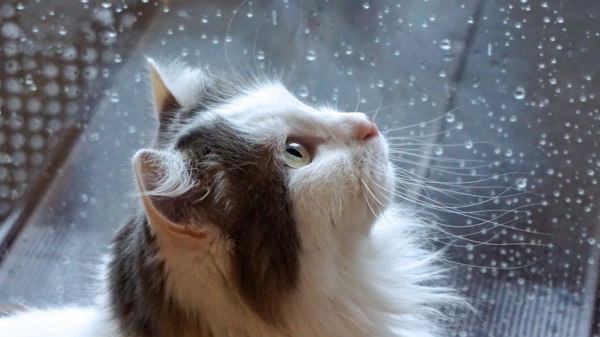
#> input picture 2024-2/cat.jpg, 600 x 337 px
$ jupyter execute --allow-errors '17.블러링.ipynb'   (older library calls are emulated)
#> lines starting #> are read from the running program, lines starting #| are printed output that depends on the picture
[cell 1]
1/25

[cell 2]
import numpy as np
import cv2

# img = cv2.imread('image/test.png')
img = cv2.imread('cat.jpg')
#> img is the input picture: shape (337, 600, 3); mean B, G, R 121.3, 114, 110.8

# 커널을 생성한다.
# kernel = np.ones((5,5),np.float32)/25
kernel = np.ones((5,5),np.float32)/25
# kernel = np.ones((5,5),np.float32)/10


# sharpning kernel
# kernel = np.array([[0, -1,  0],
#                    [-1,  5, -1],
#                     [0, -1,  0]])
print(kernel)

dst = cv2.filter2D(img, -1, kernel)
#convolution 연산을 수행

cv2.imshow('Original', img)
cv2.imshow('Result', dst)

cv2.waitKey(0)
cv2.destroyAllWindows()
cv2.waitKey(1)

https://deep-learning-study.tistory.com/142

cv2.filter2D(src, ddepth, kernel, dst=None, anchor=None, delta=None, borderType=None) -> dst

• src : 입력 영상

• ddepth : 출력 영상 데이터 타입. (e.g) cv2.CV_8U, cv2.CV_32F, cv2.CV_64F, -1을 지정하면 src와 같은 타입의 dst 영상을 생성합니다.

• kernel: 필터 마스크 행렬. 실수형.

• anchor: 고정점 위치. (-1, -1)이면 필터 중앙을 고정점으로 사용

• delta: 추가적으로 더할 값

• borderType: 가장자리 픽셀 확장 방식

• dst: 출력 영상

### 평균블러링

[cell 3]
import cv2


img = cv2.imread('image/cat.jpg')
img_blur = cv2.blur(img,(5,5))
# 5 x 5  범위내 이웃 픽셀의 평균을 결과 이미지의 픽셀값으로하는 평균 블러링

cv2.imshow('Original', img)
cv2.imshow('Result', img_blur)

cv2.waitKey(0)
cv2.destroyAllWindows()

cv2.waitKey(1)

### 가우시안블러링

평균값 필터 블러링의 단점은 필터링 대상 위치에서 가까이 있는 픽셀과 멀리 있는 픽셀이 모두 같은 가중치를 사용하여 평균을 계산합니다.


 멀리 있는 픽셀의 영향을 많이 받아 필터 결과의 퀄리티가 낮아지게 됩니다.


 이러한 단점을 보완하기 위해 가우시안 필터를 많이 사용

[cell 4]
import cv2


img = cv2.imread('image/cat.jpg')
# img_blur = cv2.GaussianBlur(img,(5,5),0)
img_blur = cv2.GaussianBlur(img,(0,0),2)
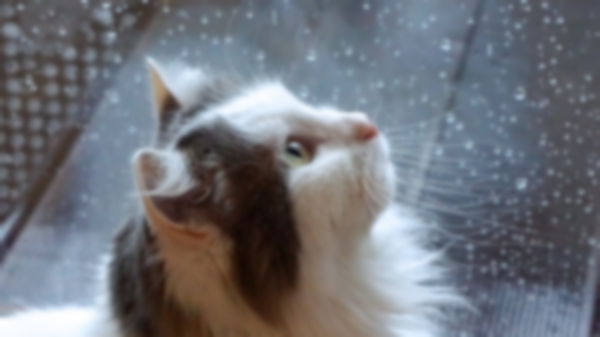
#> img_blur: shape (337, 600, 3); mean B, G, R 121.3, 114, 110.8


cv2.imshow('Original', img)
cv2.imshow('Result', img_blur)

cv2.waitKey(0)
cv2.destroyAllWindows()
cv2.waitKey(1)


$ run again, with 2024-2/lions-and-tigers/test/lion/180.png saved as 2024-2/cat.jpg
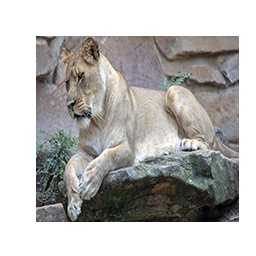
#> input picture 2024-2/lions-and-tigers/test/lion/180.png, 256 x 256 px
#> img is the input picture: shape (256, 256, 3); mean B, G, R 178.3, 180.4, 181.9
#> `dst = cv2.filter2D(img, -1, kernel)`:
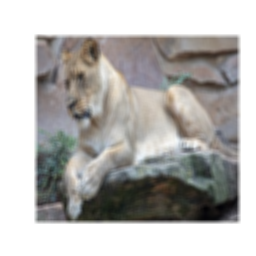
#> dst: shape (256, 256, 3); mean B, G, R 178.3, 180.4, 181.9

$ run again, with 2024-2/lions-and-tigers/test/lion/181.png saved as 2024-2/cat.jpg
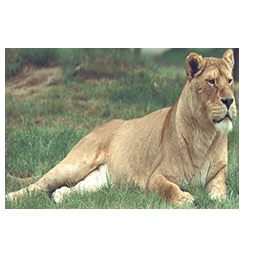
#> input picture 2024-2/lions-and-tigers/test/lion/181.png, 256 x 256 px
#> img is the input picture: shape (256, 256, 3); mean B, G, R 173.6, 189.6, 189.7
#> `dst = cv2.filter2D(img, -1, kernel)`:
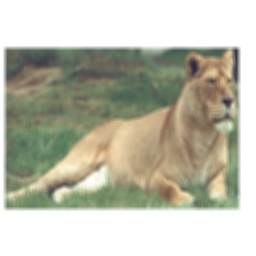
#> dst: shape (256, 256, 3); mean B, G, R 173.6, 189.6, 189.7
